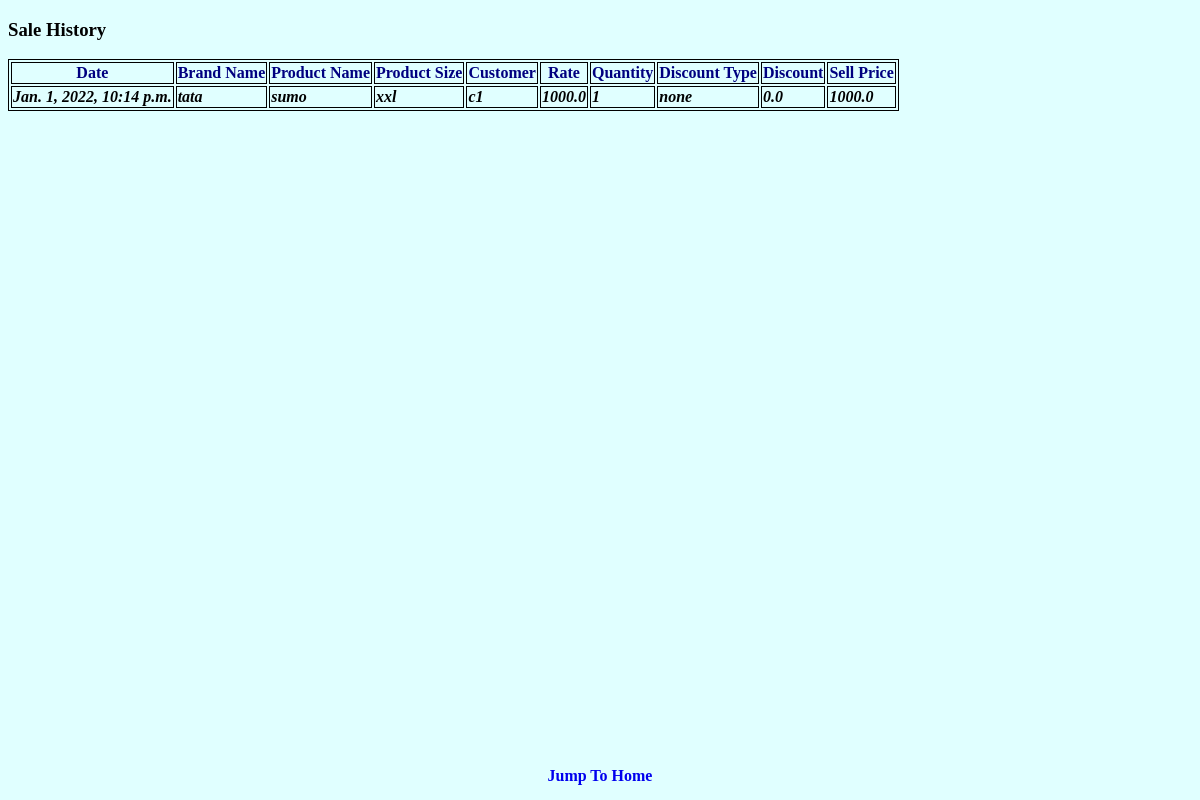
/trade/salehistory, run on the app's committed database.
### trade/models.py (models this page shows)
class Sale(models.Model):
    sp = models.ForeignKey(Product, on_delete=models.CASCADE)
    to_customer = models.CharField(max_length=20)
    sdate = models.DateTimeField(auto_now=True)
    srate = models.FloatField(default=0.0)
    squantity = models.IntegerField(default=0)
    discounttype = models.CharField(max_length=10)
    discount = models.FloatField(default=0.0)
    sprice = models.FloatField(default=0.0)

class Product(models.Model):
    class Meta:
        unique_together = (('bname','name','size'),)
    bname = models.ForeignKey(Brand, on_delete=models.CASCADE)
    name = models.CharField(max_length=10)
    size = models.CharField(max_length=10)
    quantity = models.IntegerField(default=0)

class Brand(models.Model):
    bname = models.CharField(max_length=10, unique=True)

### trade/views.py (the view)
# urls.py: path('salehistory', views.sale_history),
def sale_history(request):
    s = Sale.objects.all()
    return render(request, 'sale_history.html', {'allsale': s})

### templates/sale_history.html (shortened to what this page needs)
{% extends 'base.html' %}
{% block content %}
<h3>Sale History</h3>
<table>
    <tr>
        <th>Date</th>
        <th>Brand Name</th>
        <th>Product Name</th>
        <th>Product Size</th>
        <th>Customer</th>
        <th>Rate</th>
        <th>Quantity</th>
        <th>Discount Type</th>
        <th>Discount</th>
        <th>Sell Price</th>
    </tr>
    {% for x in allsale %}
    <tr>
        <td>{{ x.sdate }}</td>
        <td>{{ x.sp.bname.bname }}</td>
        <td>{{ x.sp.name }}</td>
        <td>{{ x.sp.size }}</td>
        <td>{{ x.to_customer }}</td>
        <td>{{ x.srate }}</td>
        <td>{{ x.squantity }}</td>
        <td>{{ x.discounttype }}</td>
        <td>{{ x.discount }}</td>
        <td>{{ x.sprice }}</td>
    </tr>
    {% endfor %}
</table>
{% endblock %}

### static/css/style.css (style rules this page uses)
th { color: navy; border: 1px solid black; }
td { font-style: oblique; font-weight: bold; border: 1px solid black; }
table { border: 1px solid black; }

### templates/base.html (style rules this page uses)
body { background-color: lightcyan; }

### data on the page
Sale: sdate "Jan. 1, 2022, 10:14 p.m.", sp.bname.bname "tata", sp.name "sumo", sp.size "xxl", to_customer "c1", srate "1000.0", squantity "1", discounttype "none", discount "0.0", sprice "1000.0"
